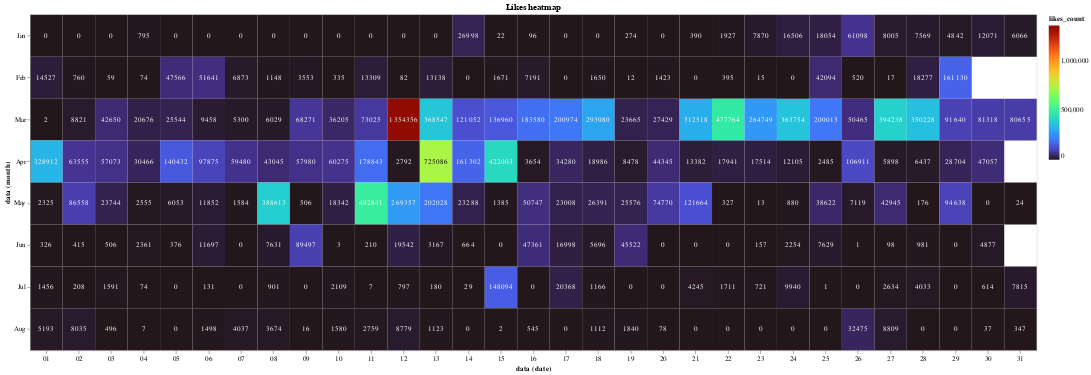

The cell this chart's notebook holds for it:
### Markdown cell above
The code is the pretty much the same as above, in this case we have considered the 'favorite count' field and worked on it.

### Code cell
likes = []
index = 0

for element in data: 
    token=data[index]['created_at']
    d = parse(token)
    d = d.strftime('%Y/%m/%d')
    like=(d,data[index]['favorite_count'])
    
    likes.append(like)
    index=index+1


first = itemgetter(0)

sums = [(k, sum(item[1] for item in tups_to_sum))
        for k, tups_to_sum in groupby(sorted(likes, key=first), key=first)]
dictsum=dict(sums)


start = datetime.datetime.strptime("2020/01/01", "%Y/%m/%d")
end = datetime.datetime.strptime("2020/09/01", "%Y/%m/%d")
date_generated = [start + datetime.timedelta(days=x) for x in range(0, (end-start).days)]

for date in date_generated:
    if date.strftime("%Y/%m/%d") not in dictsum:
        dictsum[date.strftime("%Y/%m/%d")] = 0


df = pd.DataFrame.from_dict(dictsum, orient='index').reset_index()
df = df.rename(columns={'index':'data', 0:'likes_count'})


chart = alt.Chart(
    df,
    title="Likes heatmap"
).mark_rect().encode(
    x='date(data):O',
    y='month(data):O',
    color=alt.Color('likes_count:Q', scale=alt.Scale(scheme="turbo")),
    tooltip=[
        alt.Tooltip('monthdate(data):T', title='Date'),
        alt.Tooltip('likes_count:Q', title='Likes Count')
    ]
).properties(width=1500, height=500)

# Configure text
text = chart.mark_text(baseline='middle').encode(
    text='likes_count:Q',
    color=alt.condition(
        alt.FieldRangePredicate(field='likes_count', range=[600000,730000]),
        alt.value('black'),
        alt.value('white')
    )
)

chart + text

### Figure 1 — Vega-Lite specification as saved in the notebook (floating-point values rounded to 4 significant figures; data arrays with more than 128 entries replaced by an {"elided": "..."} marker saying what was removed)
{"config": {"view": {"continuousWidth": 400, "continuousHeight": 300}}, "layer": [{"mark": "rect", "encoding": {"color": {"type": "quantitative", "field": "likes_count", "scale": {"scheme": "turbo"}}, "tooltip": [{"type": "temporal", "field": "data", "timeUnit": "monthdate", "title": "Date"}, {"type": "quantitative", "field": "likes_count", "title": "Likes Count"}], "x": {"type": "ordinal", "field": "data", "timeUnit": "date"}, "y": {"type": "ordinal", "field": "data", "timeUnit": "month"}}, "height": 500, "title": "Likes heatmap", "width": 1500}, {"mark": {"type": "text", "baseline": "middle"}, "encoding": {"color": {"condition": {"value": "black", "test": {"field": "likes_count", "range": [600000, 730000]}}, "value": "white"}, "text": {"type": "quantitative", "field": "likes_count"}, "tooltip": [{"type": "temporal", "field": "data", "timeUnit": "monthdate", "title": "Date"}, {"type": "quantitative", "field": "likes_count", "title": "Likes Count"}], "x": {"type": "ordinal", "field": "data", "timeUnit": "date"}, "y": {"type": "ordinal", "field": "data", "timeUnit": "month"}}, "height": 500, "title": "Likes heatmap", "width": 1500}], "data": {"name": "data-930ea25eb9b5095bf6b9ae234a8ea117"}, "$schema": "https://vega.github.io/schema/vega-lite/v4.8.1.json", "datasets": {"data-930ea25eb9b5095bf6b9ae234a8ea117": {"elided": "244 records"}}}
